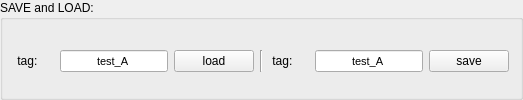
           <widget class="QGroupBox" name="groupBox_16">
            <property name="title">
             <string>SAVE and LOAD:</string>
            </property>
            <layout class="QHBoxLayout" name="horizontalLayout_2">
             <property name="topMargin">
              <number>5</number>
             </property>
             <property name="bottomMargin">
              <number>5</number>
             </property>
             <item>
              <layout class="QGridLayout" name="gridLayout_31">
               <item row="0" column="4">
                <spacer name="horizontalSpacer_126">
                 <property name="orientation">
                  <enum>Qt::Horizontal</enum>
                 </property>
                 <property name="sizeHint" stdset="0">
                  <size>
                   <width>40</width>
                   <height>5</height>
                  </size>
                 </property>
                </spacer>
               </item>
               <item row="0" column="1">
                <spacer name="horizontalSpacer_128">
                 <property name="orientation">
                  <enum>Qt::Horizontal</enum>
                 </property>
                 <property name="sizeHint" stdset="0">
                  <size>
                   <width>40</width>
                   <height>5</height>
                  </size>
                 </property>
                </spacer>
               </item>
               <item row="0" column="2">
                <spacer name="horizontalSpacer_127">
                 <property name="orientation">
                  <enum>Qt::Horizontal</enum>
                 </property>
                 <property name="sizeHint" stdset="0">
                  <size>
                   <width>40</width>
                   <height>5</height>
                  </size>
                 </property>
                </spacer>
               </item>
               <item row="0" column="6">
                <spacer name="horizontalSpacer_8">
                 <property name="orientation">
                  <enum>Qt::Horizontal</enum>
                 </property>
                 <property name="sizeHint" stdset="0">
                  <size>
                   <width>40</width>
                   <height>5</height>
                  </size>
                 </property>
                </spacer>
               </item>
               <item row="0" column="0">
                <spacer name="horizontalSpacer_129">
                 <property name="orientation">
                  <enum>Qt::Horizontal</enum>
                 </property>
                 <property name="sizeHint" stdset="0">
                  <size>
                   <width>40</width>
                   <height>5</height>
                  </size>
                 </property>
                </spacer>
               </item>
               <item row="0" column="5">
                <spacer name="horizontalSpacer_94">
                 <property name="orientation">
                  <enum>Qt::Horizontal</enum>
                 </property>
                 <property name="sizeHint" stdset="0">
                  <size>
                   <width>40</width>
                   <height>5</height>
                  </size>
                 </property>
                </spacer>
               </item>
               <item row="1" column="2">
                <widget class="QPushButton" name="pushButton_el_load">
                 <property name="text">
                  <string>load</string>
                 </property>
                </widget>
               </item>
               <item row="1" column="3">
                <widget class="Line" name="line_34">
                 <property name="orientation">
                  <enum>Qt::Vertical</enum>
                 </property>
                </widget>
               </item>
               <item row="1" column="6">
                <widget class="QPushButton" name="pushButton_el_save">
                 <property name="text">
                  <string>save</string>
                 </property>
                </widget>
               </item>
               <item row="1" column="5">
                <widget class="QLineEdit" name="lineEdit_save_voltages">
                 <property name="font">
                  <font>
                   <pointsize>8</pointsize>
                  </font>
                 </property>
                 <property name="text">
                  <string>test_A</string>
                 </property>
                 <property name="alignment">
                  <set>Qt::AlignCenter</set>
                 </property>
                </widget>
               </item>
               <item row="1" column="1">
                <widget class="QLineEdit" name="lineEdit_import_voltages">
                 <property name="font">
                  <font>
                   <pointsize>8</pointsize>
                  </font>
                 </property>
                 <property name="text">
                  <string>test_A</string>
                 </property>
                 <property name="alignment">
                  <set>Qt::AlignCenter</set>
                 </property>
                </widget>
               </item>
               <item row="1" column="0">
                <widget class="QLabel" name="label_118">
                 <property name="text">
                  <string> tag: </string>
                 </property>
                </widget>
               </item>
               <item row="1" column="4">
                <widget class="QLabel" name="label_119">
                 <property name="text">
                  <string> tag: </string>
                 </property>
                </widget>
               </item>
              </layout>
             </item>
            </layout>
           </widget>
